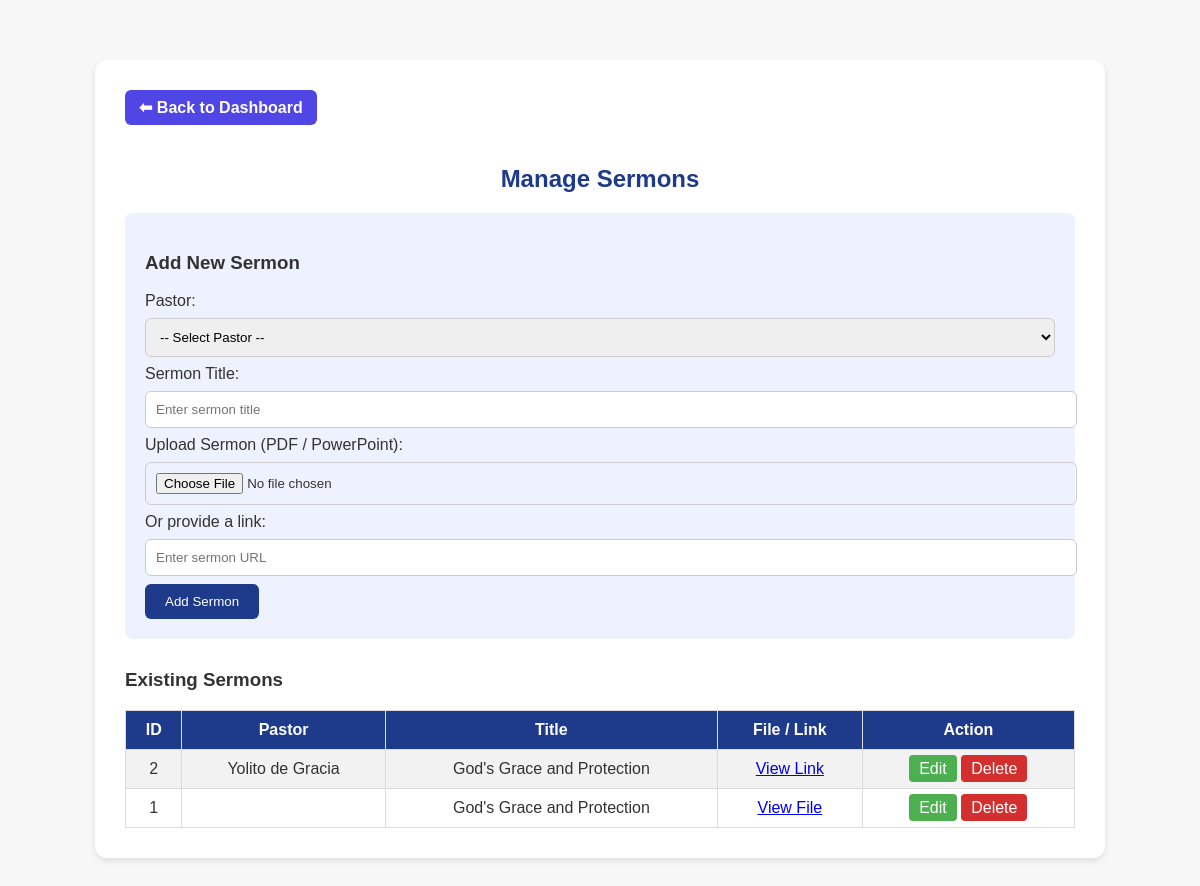
Screenshot of /admin/admin_sermons.php (signed in) with the database file from the repository.
### tables this page shows
CREATE TABLE `sermons` (
  `id` int(11) NOT NULL,
  `pastor_id` int(11) NOT NULL,
  `title` varchar(255) NOT NULL,
  `file` varchar(255) NOT NULL,
  `uploaded_at` timestamp NOT NULL DEFAULT current_timestamp(),
  `link` varchar(255) NOT NULL
);

CREATE TABLE `pastors` (
  `id` int(11) NOT NULL,
  `name` varchar(255) NOT NULL,
  `title` varchar(255) NOT NULL,
  `bio` text DEFAULT NULL,
  `image` varchar(255) DEFAULT NULL,
  `sermon` varchar(255) DEFAULT NULL,
  `email` varchar(255) DEFAULT NULL,
  `facebook` varchar(255) DEFAULT NULL,
  `church_id` int(11) DEFAULT NULL,
  `sermon_link` varchar(255) DEFAULT NULL
);

### admin/admin_sermons.php (the view, shortened to what this page needs)
<?php
include '../config.php';
$sermonsResult = $mysqli->query("
    SELECT sermons.*, pastors.name AS pastor_name
    FROM sermons
    LEFT JOIN pastors ON sermons.pastor_id = pastors.id
    ORDER BY sermons.id DESC
");
?>
<!DOCTYPE html>
<html lang="en">
<head>
<link rel="stylesheet" href="../css/style.css">
</head>
<body>
<div class="admin-sermons">
    <a href="index.php" class="back-btn">⬅ Back to Dashboard</a>
    <h2>Manage Sermons</h2>
    <form method="POST" enctype="multipart/form-data" class="add-form">
        <h3>Add New Sermon</h3>
        <label>Pastor:</label>
        <select name="pastor_id" required>
            <option value="">-- Select Pastor --</option>
        </select>
        <label>Sermon Title:</label>
        <input type="text" name="title" placeholder="Enter sermon title" required>
        <label>Upload Sermon (PDF / PowerPoint):</label>
        <input type="file" name="file" accept=".pdf,.ppt,.pptx">
        <label>Or provide a link:</label>
        <input type="url" name="link" placeholder="Enter sermon URL">
        <button type="submit" name="add">Add Sermon</button>
    </form>
    <h3>Existing Sermons</h3>
    <table>
        <tr>
            <th>ID</th>
            <th>Pastor</th>
            <th>Title</th>
            <th>File / Link</th>
            <th>Action</th>
        </tr>
        <?php while($row = $sermonsResult->fetch_assoc()): ?>
        <tr>
            <td><?php echo $row['id']; ?></td>
            <td><?php echo htmlspecialchars($row['pastor_name']); ?></td>
            <td><?php echo htmlspecialchars($row['title']); ?></td>
            <td>
                <?php
                if($row['file'] != ''): ?>
                    <a href="../<?php echo $row['file']; ?>" target="_blank">View File</a>
                <?php elseif($row['link'] != ''): ?>
                    <a href="<?php echo htmlspecialchars($row['link']); ?>" target="_blank">View Link</a>
                <?php else: ?>
                    N/A
                <?php endif; ?>
            </td>
            <td>
                <a href="edit_sermon.php?id=<?php echo $row['id']; ?>" class="btn-edit">Edit</a>
                <a href="?delete=<?php echo $row['id']; ?>" onclick="return confirm('Delete this sermon?')" class="btn-delete">Delete</a>
            </td>
        </tr>
        <?php endwhile; ?>
    </table>
</div>
</body>
</html>

### admin/style.css (style rules this page uses)
body { margin: 0; font-family: 'Segoe UI', sans-serif; background: #f5f6fa; color: #333; }
.back-btn { background-color: #1e3a8a; color: white; padding: 10px 18px; border-radius: 6px; text-decoration: none; font-weight: bold; display: inline-block; transition: background 0.3s, transform 0.2s; }

### admin/admin_sermons.php (style rules this page uses)
body { background:#f7f7f7; font-family:Arial,sans-serif; padding:20px; }
.admin-sermons { max-width:950px; margin:40px auto; background:#fff; padding:30px; border-radius:12px; box-shadow:0 3px 6px rgba(0,0,0,0.1); }
h2 { color:#1e3a8a; text-align:center; margin-bottom:20px; }
.add-form { background:#eef2ff; padding:20px; border-radius:8px; margin-bottom:30px; }
input, select { width:100%; padding:10px; margin:8px 0; border:1px solid #ccc; border-radius:6px; }
button { background:#1e3a8a; color:white; padding:10px 20px; border:none; border-radius:6px; cursor:pointer; }
table { width:100%; border-collapse:collapse; margin-top:15px; }
th, td { border:1px solid #ddd; padding:10px; text-align:center; }
th { background:#1e3a8a; color:white; }
tr:nth-child(even) { background:#f2f2f2; }
.btn-delete { background:#d32f2f; color:white; padding:5px 10px; border-radius:4px; text-decoration:none; }
.btn-edit { background:#4caf50; color:white; padding:5px 10px; border-radius:4px; text-decoration:none; }
.back-btn { display:inline-block; margin-bottom:20px; background:#4f46e5; color:white; padding:8px 14px; border-radius:6px; text-decoration:none; }

### rows the page displays
sermons: id "2", pastor.name "Yolito de Gracia", title "God's Grace and Protection"
sermons: id "1", title "God's Grace and Protection"
